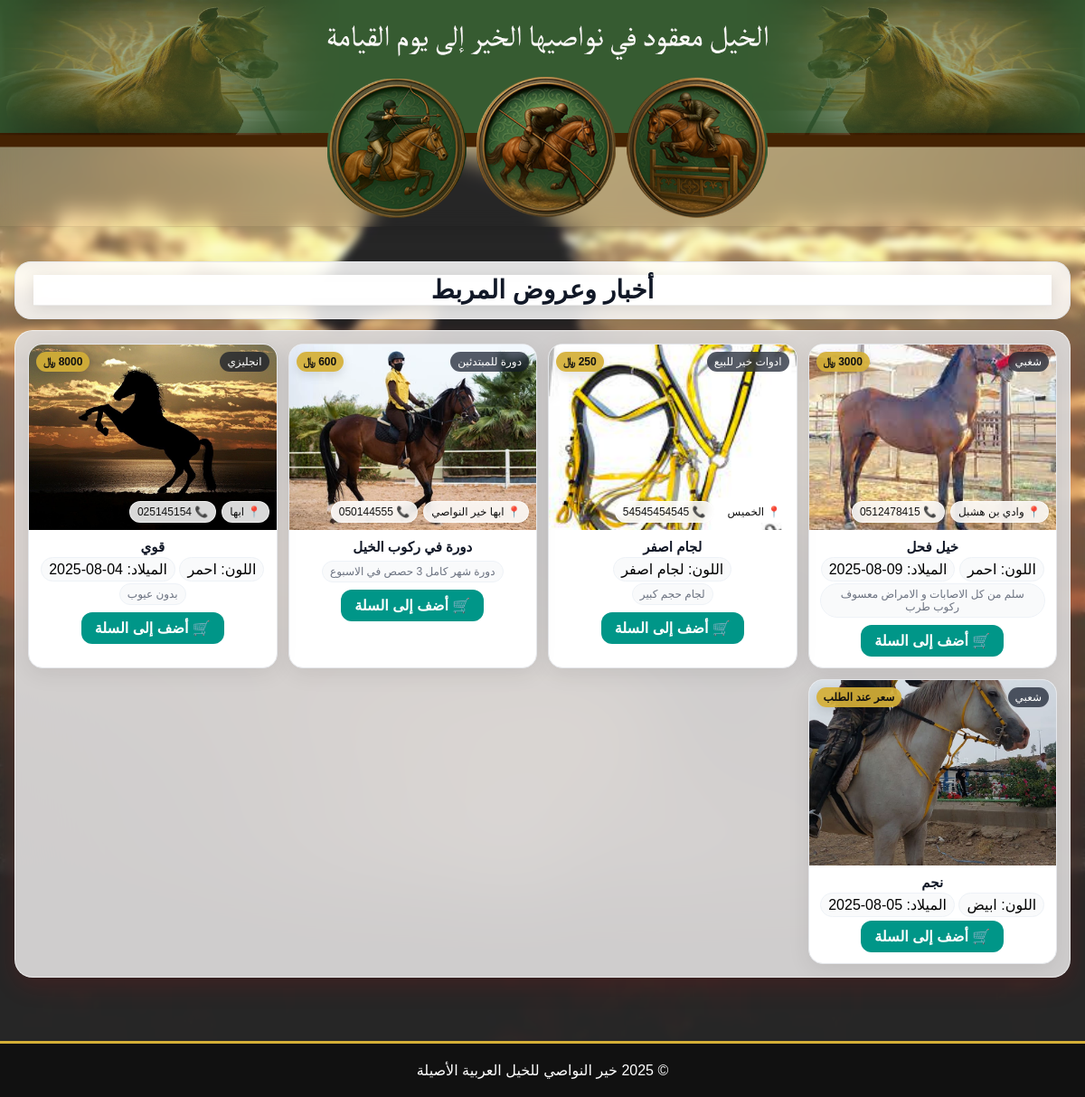
The app's page /stables/ with its own data.
### stables/models.py (models this page shows, shortened)
class Horse(models.Model):
    name = models.CharField('الاسم', max_length=255)
    breed = models.CharField('السلالة', max_length=100, blank=True, null=True)
    birth_date = models.DateField('تاريخ الميلاد', blank=True, null=True)
    color = models.CharField('اللون', max_length=50, blank=True, null=True)
    photo = models.ImageField('الصورة', upload_to='horses/photos/', blank=True, null=True)
    contact_phone = models.CharField('رقم التواصل', max_length=30, blank=True, null=True)
    price = models.DecimalField('السعر (ريال)', max_digits=10, decimal_places=2, blank=True, null=True)
    specs = models.TextField('المواصفات', blank=True, null=True)
    location = models.CharField('الموقع', max_length=120, blank=True, null=True)
    class Meta:
        verbose_name = 'حصان'
        verbose_name_plural = 'الخيول'

### stables/views.py (the view)
# urls.py: path('', home_view, name='home'),
def home(request):
    horses = Horse.objects.order_by('-id')
    cart_count = get_cart_count(request)
    return render(request, 'home.html', {   # ✅ تعديل هنا فقط
        'horses': horses,
        'cart_count': cart_count
    })

### stables/views.py (called while the page is built)
def get_cart_count(request):
    return len(request.session.get('cart', []))

### templates/home.html (shortened to what this page needs)
{% load static %}
<!DOCTYPE html>
<html lang="ar" dir="rtl">
<head>
</head>
<body>
    {% include 'header.html' %}
    <a href="{% url 'stables:view_cart' %}" class="cart-link">
        🛍️ <span class="cart-count">{{ cart_count }}</span> سلتك
    </a>
    <section class="hero"></section>
    <section class="stb-wrap" aria-labelledby="horses-title">
        <div class="stb-panel">
            <header class="stb-head">
                <h3 id="horses-title" class="stb-title">أخبار وعروض المربط</h3>
            </header>
        </div>
        {% if horses %}
        <div class="sale-frame">
          <div class="stb-grid">
            {% for horse in horses %}
            <article class="stb-card" aria-label="{{ horse.name|default:'حصان' }}">
                <div class="stb-media">
                    {% if horse.photo %}
                      <img loading="lazy" src="{{ horse.photo.url }}" alt="صورة {{ horse.name|default:'حصان' }}">
                    {% endif %}
                    {% if horse.breed %}<span class="stb-badge">{{ horse.breed }}</span>{% endif %}
                    {% if horse.price %}
                      <span class="stb-price">{{ horse.price|floatformat:0 }} ﷼</span>
                    {% else %}
                      <span class="stb-price">سعر عند الطلب</span>
                    {% endif %}
                    <div class="stb-info">
                        {% if horse.location %}<span class="chip">📍 {{ horse.location }}</span>{% endif %}
                        {% if horse.contact_phone %}<span class="chip">📞 {{ horse.contact_phone }}</span>{% endif %}
                    </div>
                </div>
                <div class="stb-body">
                    <h4 class="stb-name">{{ horse.name }}</h4>
                    {% if horse.color %}<span class="stb-chip">اللون: {{ horse.color }}</span>{% endif %}
                    {% if horse.birth_date %}<span class="stb-chip">الميلاد: {{ horse.birth_date|date:"d-m-Y" }}</span>{% endif %}
                    {% if horse.specs %}
                    <div class="stb-meta" style="margin-top:6px;">
                        <span class="stb-chip">{{ horse.specs|truncatechars:60 }}</span>
                    </div>
                    {% endif %}
                    <div>
                        <a href="{% url 'stables:add_to_cart' horse.id %}" class="btn-cart">🛒 أضف إلى السلة</a>
                    </div>
                </div>
            </article>
            {% endfor %}
          </div>
        </div>
        {% else %}
          <div class="stb-panel">لا توجد خيل للبيع حاليًا.</div>
        {% endif %}
    </section>
    {% include 'footer.html' %}
</body>
</html>

### templates/home.html (style rules this page uses)
body { margin:0; font-family:'Tahoma',sans-serif; background:url('/static/horse-1804425_960_720.jpg') center/cover no-repeat fixed; position:relative; overflow-x:hidden; }
body::before { content:""; position:fixed; inset:0; z-index:-1; background:rgba(255,255,255,.15); backdrop-filter:blur(4px); }
header { position: relative !important; width: 100%; top: 0; left: 0; z-index: 50; background: rgba(255,255,255,0.92); backdrop-filter: blur(10px); border-bottom: 1px solid rgba(0,0,0,0.08); display: flex; flex-direction: column; align-items: center; justify-content: center; text-align: center; padding: 10px 8px; box-shadow: 0 4px 15px rgba(0,0,0,0.1); }
.hero { height:36vh; display:block; }
:root { --stb-card-bg:#fff; --stb-card-b:#e5e7eb; --stb-text:#111827; --stb-muted:#6b7280; --stb-shadow:0 6px 24px rgba(0,0,0,.08); --stb-radius:16px; }
.stb-wrap { max-width:1200px; margin:0 auto; padding:0 16px 56px; position:relative; z-index:1; margin-top:-210px; }
@media (min-width:1024px) { .stb-wrap { margin-top:-250px; } }
.stb-panel { background:rgba(255,255,255,.86); backdrop-filter:blur(8px); border:1px solid #e5e7eb; border-radius:18px; box-shadow:0 8px 24px rgba(0,0,0,.10); padding:14px 20px; margin-bottom:12px; }
.stb-head { display:flex; align-items:center; justify-content:space-between; gap:12px; flex-wrap:wrap; }
.stb-title { font-size:clamp(20px,2.6vw,28px); color:var(--stb-text); margin:0; font-weight:800; text-align:center; flex:1; }
.stb-grid { display:grid; gap:12px; grid-template-columns:repeat(auto-fit,minmax(250px,1fr)); }
.stb-card { background:var(--stb-card-bg); border:1px solid var(--stb-card-b); border-radius:var(--stb-radius); overflow:hidden; box-shadow:var(--stb-shadow); transition:transform .18s ease, box-shadow .18s ease; }
.stb-media { position:relative; width:100%; aspect-ratio:4/3; background:#f3f4f6; overflow:hidden; }
.stb-media img { width:100%; height:100%; object-fit:cover; display:block; }
.stb-badge { position:absolute; top:8px; inset-inline-start:8px; background:rgba(17,24,39,.7); color:#fff; font-size:12px; padding:4px 8px; border-radius:999px; backdrop-filter:blur(4px); }
.stb-price { position:absolute; top:8px; inset-inline-end:8px; background:rgba(212,175,55,.92); color:#111; font-weight:800; font-size:12px; padding:4px 8px; border-radius:999px; box-shadow:0 4px 12px rgba(0,0,0,.12); display:inline-flex; align-items:center; gap:4px; }
.stb-info { position:absolute; inset-inline:8px; bottom:8px; display:flex; gap:6px; flex-wrap:wrap; }
.stb-info .chip { background:rgba(255,255,255,.85); backdrop-filter:blur(6px); border:1px solid rgba(255,255,255,.6); padding:4px 8px; border-radius:999px; font-size:12px; color:#111; }
.stb-body { padding:10px 12px 12px; text-align:center; }
.stb-name { font-weight:700; color:var(--stb-text); font-size:15px; margin:0 0 6px; white-space:nowrap; overflow:hidden; text-overflow:ellipsis; }
.stb-meta { display:flex; justify-content:center; gap:6px; flex-wrap:wrap; color:var(--stb-muted); font-size:12px; }
.stb-chip { background:#f9fafb; border:1px solid #eef2f7; padding:4px 8px; border-radius:999px; }
.sale-frame { position:relative; padding:14px; border-radius:20px; background:rgba(222, 220, 220, 0.923); backdrop-filter:blur(50px); border:1px solid rgba(255,255,255,.6); box-shadow:0 10px 28px rgba(235, 5, 5, 0.12); margin-block:8px 14px; }
.btn-cart { display:inline-block; margin-top:8px; padding:8px 15px; background:#009688; color:white; border-radius:12px; font-weight:bold; text-decoration:none; transition:background 0.3s; }
.cart-link { position:absolute; top:15px; left:15px; background:#00796b; color:#fff; padding:8px 14px; border-radius:999px; text-decoration:none; font-weight:bold; }
.cart-count { background:red; color:white; border-radius:50%; padding:3px 7px; font-size:12px; margin-right:6px; }

### templates/header.html (style rules this page uses)
body { margin: 0 !important; padding: 0 !important; overflow-x: hidden !important; }
header { margin: 0 !important; padding: 0 !important; width: 100% !important; max-width: 100% !important; }

### records on screen
Horse: photo (picture), breed "شغبي", price "3000", location "وادي بن هشبل", contact_phone "0512478415", name "خيل فحل", color "احمر", birth_date "09-08-2025", specs "سلم من كل الاصابات و الامراض معسوف ركوب طرب"
Horse: photo (picture), breed "ادوات خير للبيع", price "250", location "الخميس", contact_phone "54545454545", name "لجام اصفر", color "لجام اصفر", specs "لجام حجم كبير"
Horse: photo (picture), breed "دورة للمبتدئين", price "600", location "ابها خير النواصي", contact_phone "050144555", name "دورة في ركوب الخيل", specs "دورة شهر كامل 3 حصص في الاسبوع"
Horse: photo (picture), breed "انجليزي", price "8000", location "ابها", contact_phone "025145154", name "قوي", color "احمر", birth_date "04-08-2025", specs "بدون عيوب"
Horse: photo (picture), breed "شعبي", shows "سعر عند الطلب", name "نجم", color "ابيض", birth_date "05-08-2025"
